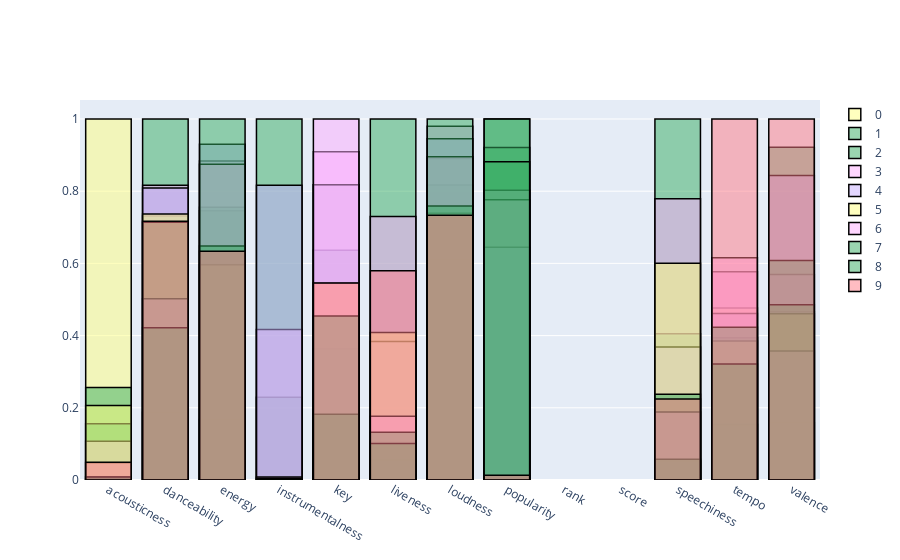

The code cell stored with this chart in its notebook:
### Markdown cell above
Rank is the smaller the better!

### Code cell
mask = [n for n in cols if n != 'rank' and n != 'score']

cat = kmeans.predict(df_songs_num[mask])

colors = ['rgba(255, 174, 255, 0.5)', 'rgba(255, 255, 128, 0.5)', 'rgba(128, 255, 200, 0.5)',
    'rgba(199, 174, 255, 0.5)', 'rgba(39, 140, 255, 0.5)', 'rgba(255, 122, 133, 0.5)', 'rgba(55, 174, 99, 0.5)',
    'rgba(140, 100, 255, 0.5)', 'rgba(80, 150, 74, 0.5)', 'rgba(255, 255, 255, 0.5)', 'rgba(255, 174, 0, 0.5)'
]


res = []
for rank in range(10):
    res.append(
        go.Bar(
            x=df_songs_num.columns,
            y=df_songs_norm[df_songs_num.columns].iloc[rank],
            name=rank,
            marker = dict(color = colors[cat[rank]],
                             line=dict(color='rgb(0,0,0)',width=1.5)),
        )
    )

layout = go.Layout(
    barmode='overlay'
)
print('click on the right to display selectively. If 2 songs are from the same cluster(color) but they differ much in rank, compare their features. \
Features that differ much could be the explanation.')
fig = go.Figure(data=res, layout=layout)
fig.show()

### Figure 1 — Plotly figure (JSON) as saved in the notebook; plotly's stock layout.template omitted (floating-point values rounded to 4 significant figures)
{"data": [{"marker": {"color": "rgba(255, 255, 128, 0.5)", "line": {"color": "rgb(0,0,0)", "width": 1.5}}, "name": "0", "type": "bar", "x": ["acousticness", "danceability", "energy", "instrumentalness", "key", "liveness", "loudness", "popularity", "rank", "score", "speechiness", "tempo", "valence"], "y": [1, 0.1874, 0.1675, 0, 0.8182, 0.107, 0.6108, 0, null, null, 0.05263, 0.4767, 0.1585]}, {"marker": {"color": "rgba(55, 174, 99, 0.5)", "line": {"color": "rgb(0,0,0)", "width": 1.5}}, "name": "1", "type": "bar", "x": ["acousticness", "danceability", "energy", "instrumentalness", "key", "liveness", "loudness", "popularity", "rank", "score", "speechiness", "tempo", "valence"], "y": [0.2564, 1, 0.7455, 0.2294, 0.3636, 0.05549, 0.8172, 1, null, null, 1, 0.3939, 0.9219]}, {"marker": {"color": "rgba(55, 174, 99, 0.5)", "line": {"color": "rgb(0,0,0)", "width": 1.5}}, "name": "2", "type": "bar", "x": ["acousticness", "danceability", "energy", "instrumentalness", "key", "liveness", "loudness", "popularity", "rank", "score", "speechiness", "tempo", "valence"], "y": [0.1556, 0.7313, 0.7557, 1, 0.6364, 1, 0.8909, 0.9211, null, null, 0.4049, 0.1537, 0.4662]}, {"marker": {"color": "rgba(255, 174, 255, 0.5)", "line": {"color": "rgb(0,0,0)", "width": 1.5}}, "name": "3", "type": "bar", "x": ["acousticness", "danceability", "energy", "instrumentalness", "key", "liveness", "loudness", "popularity", "rank", "score", "speechiness", "tempo", "valence"], "y": [0.1075, 0.8165, 0.8835, 0.4167, 0.9091, 0.7298, 0.98, 0.8026, null, null, 0.7793, 0.5769, 0.5692]}, {"marker": {"color": "rgba(199, 174, 255, 0.5)", "line": {"color": "rgb(0,0,0)", "width": 1.5}}, "name": "4", "type": "bar", "x": ["acousticness", "danceability", "energy", "instrumentalness", "key", "liveness", "loudness", "popularity", "rank", "score", "speechiness", "tempo", "valence"], "y": [0.04781, 0.8087, 0.9299, 0.8167, 0.8182, 0.3835, 0.9456, 0.6447, null, null, 0.3684, 0.4613, 0.8438]}, {"marker": {"color": "rgba(255, 255, 128, 0.5)", "line": {"color": "rgb(0,0,0)", "width": 1.5}}, "name": "5", "type": "bar", "x": ["acousticness", "danceability", "energy", "instrumentalness", "key", "liveness", "loudness", "popularity", "rank", "score", "speechiness", "tempo", "valence"], "y": [0.2066, 0.7366, 0.5962, 0, 0.5455, 0.4089, 0.7387, 0, null, null, 0.6002, 0.385, 0.4603]}, {"marker": {"color": "rgba(255, 174, 255, 0.5)", "line": {"color": "rgb(0,0,0)", "width": 1.5}}, "name": "6", "type": "bar", "x": ["acousticness", "danceability", "energy", "instrumentalness", "key", "liveness", "loudness", "popularity", "rank", "score", "speechiness", "tempo", "valence"], "y": [0.007973, 0.502, 0.8744, 0.008559, 1, 0.1768, 0.8953, 0.7763, null, null, 0.1885, 0.6156, 0.3573]}, {"marker": {"color": "rgba(55, 174, 99, 0.5)", "line": {"color": "rgb(0,0,0)", "width": 1.5}}, "name": "7", "type": "bar", "x": ["acousticness", "danceability", "energy", "instrumentalness", "key", "liveness", "loudness", "popularity", "rank", "score", "speechiness", "tempo", "valence"], "y": [0.001812, 0.7143, 0.6482, 0, 0.1818, 0.1322, 0.7593, 1, null, null, 0.05772, 0.423, 0.6082]}, {"marker": {"color": "rgba(55, 174, 99, 0.5)", "line": {"color": "rgb(0,0,0)", "width": 1.5}}, "name": "8", "type": "bar", "x": ["acousticness", "danceability", "energy", "instrumentalness", "key", "liveness", "loudness", "popularity", "rank", "score", "speechiness", "tempo", "valence"], "y": [0.00856, 0.422, 1, 0.004755, 0.4545, 0.1014, 1, 0.8816, null, null, 0.2377, 0.3212, 0.4851]}, {"marker": {"color": "rgba(255, 122, 133, 0.5)", "line": {"color": "rgb(0,0,0)", "width": 1.5}}, "name": "9", "type": "bar", "x": ["acousticness", "danceability", "energy", "instrumentalness", "key", "liveness", "loudness", "popularity", "rank", "score", "speechiness", "tempo", "valence"], "y": [0.04896, 0.7169, 0.6335, 0, 0.5455, 0.5793, 0.7336, 0.01316, null, null, 0.2241, 1, 1]}], "layout": {"barmode": "overlay"}}
